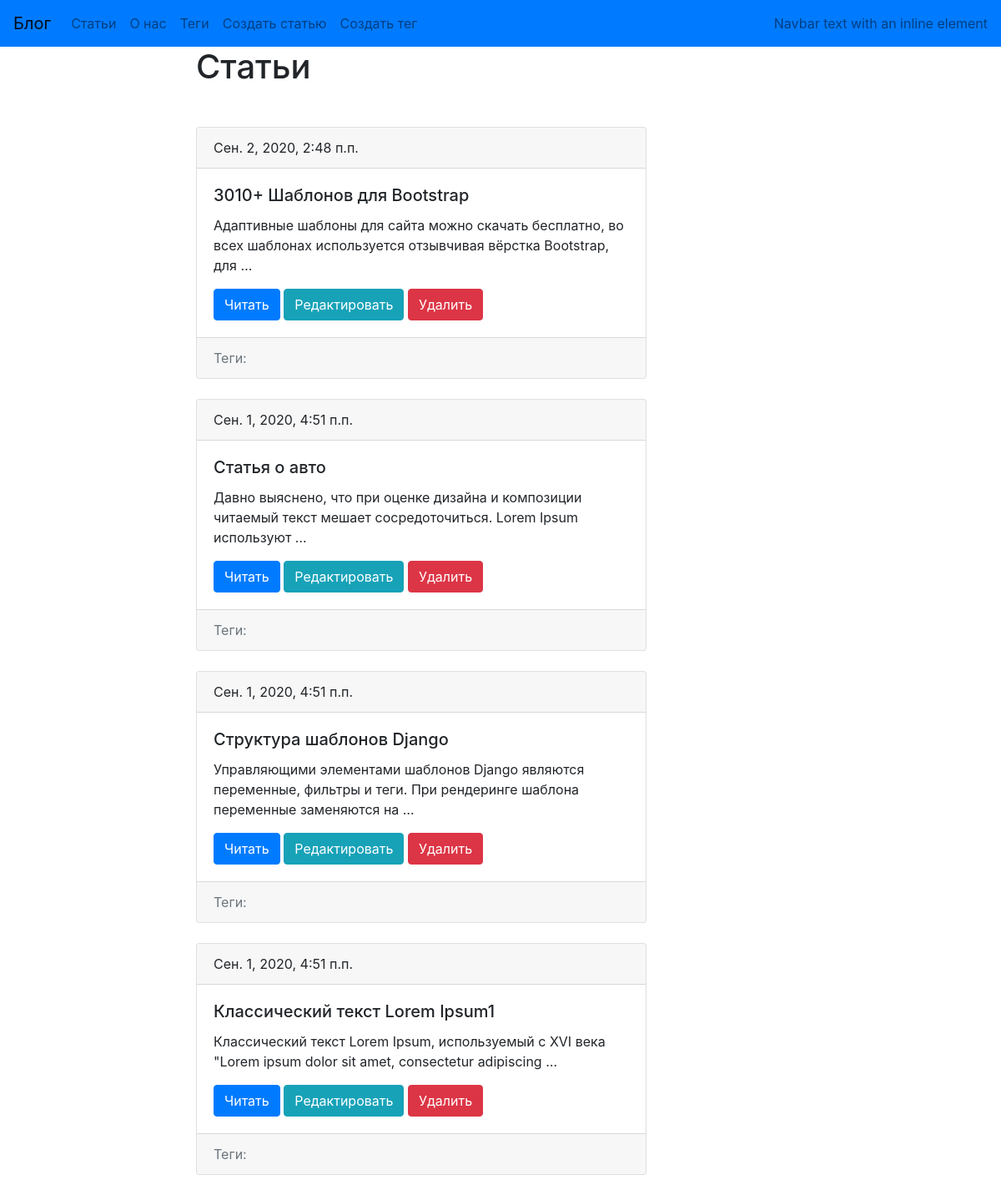
The page / on the database its author committed.
### blog/models.py (models this page shows, shortened)
class Post(models.Model):
        title=models.CharField(max_length=150,db_index=True,verbose_name="Заголовок")
        slug=models.CharField(max_length=150,blank=True,unique=True)
        body=models.TextField(blank=True,db_index=True)
        date_pub=models.DateTimeField(auto_now_add=True)
        tags=models.ManyToManyField('Tag',blank=True,related_name='posts')
        def get_absolute_url(self):
            return reverse("post_detail_url", kwargs={"slug": self.slug})
        class Meta:
          verbose_name="Статья"
          verbose_name_plural = "Статьи"

### blog/views.py (the view)
# urls.py: path('', post_list,name='post_lists_url'),
def post_list(request):
    posts=Post.objects.order_by("-date_pub")
    return render(request,'blog/post_list.html',context={"var_for_html_templ": posts})

### blog/templates/blog/post_list.html (shortened to what this page needs)
{% extends "blog/base_blog.html" %}
{% block content %}
    <h1 class="mb-5">Статьи</h1>
    {% for post in var_for_html_templ %}
        {%include 'blog/includes/postcard.html'%}
    {% endfor %}
{% endblock %}

### blog/templates/blog/includes/postcard.html (shortened to what this page needs)
    <div class="card">
            <div class="card-header">
                {{ post.date_pub }}
            </div>
            <div class="card-body">
                <h5 class="card-title"> {{ post.title }}</h5>
                <p class="card-text"> {{ post.body|truncatewords:15 }}</p>
                <a href="{{post.get_absolute_url}}" class="btn btn-primary">Читать</a>
                <a href="{% url 'post_update_url' slug=post.slug %}" class="btn btn-info">Редактировать</a>
                <a href="{% url 'post_delete_url' slug=post.slug %}" class="btn btn-danger">Удалить</a>
            </div>
            <div class="card-footer text-muted">
                Теги:
            </div>
    </div>
    <br>

### rows shown on the page
Post: date_pub "Сен. 2, 2020, 2:48 п.п.", title "3010+ Шаблонов для Bootstrap", body "Адаптивные шаблоны для сайта можно скачать бесплатно, во всех шаблонах используется отзывчивая вёрстка Bootstrap, для …"
Post: date_pub "Сен. 1, 2020, 4:51 п.п.", title "Статья о авто", body "Давно выяснено, что при оценке дизайна и композиции читаемый текст мешает сосредоточиться. Lorem Ipsum используют …"
Post: date_pub "Сен. 1, 2020, 4:51 п.п.", title "Структура шаблонов Django", body "Управляющими элементами шаблонов Django являются переменные, фильтры и теги. При рендеринге шаблона переменные заменяются на …"
Post: date_pub "Сен. 1, 2020, 4:51 п.п.", title "Классический текст Lorem Ipsum1", body "Классический текст Lorem Ipsum, используемый с XVI века \"Lorem ipsum dolor sit amet, consectetur adipiscing …"
